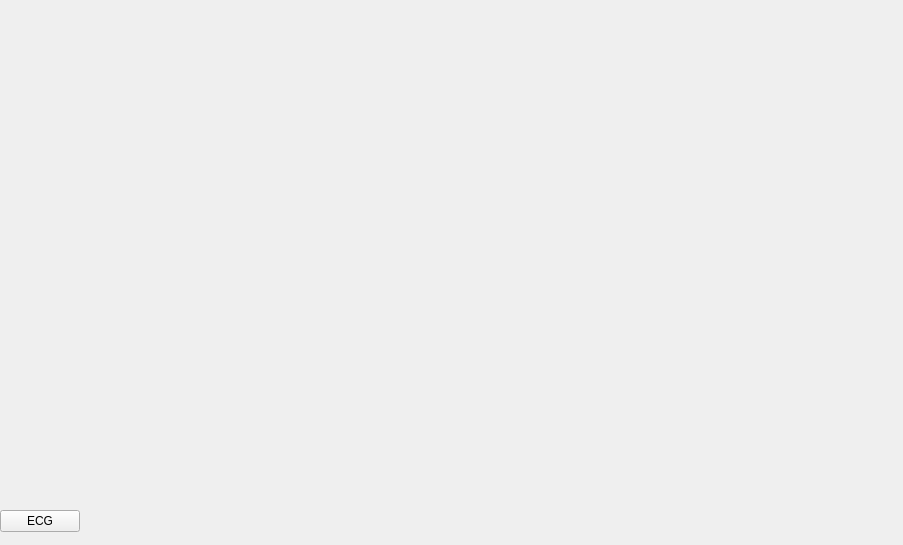
<?xml version="1.0" encoding="UTF-8"?>
<ui version="4.0">
 <class>PfAblationContent</class>
 <widget class="QWidget" name="PfAblationContent">
  <property name="geometry">
   <rect>
    <x>0</x>
    <y>0</y>
    <width>903</width>
    <height>545</height>
   </rect>
  </property>
  <property name="windowTitle">
   <string>Form</string>
  </property>
  <widget class="QWidget" name="layoutWidget">
   <property name="geometry">
    <rect>
     <x>0</x>
     <y>10</y>
     <width>901</width>
     <height>531</height>
    </rect>
   </property>
   <layout class="QGridLayout" name="gridLayout_3">
    <item row="0" column="0">
     <layout class="QHBoxLayout" name="horizontalLayout">
      <item>
       <spacer name="horizontalSpacer_3">
        <property name="orientation">
         <enum>Qt::Horizontal</enum>
        </property>
        <property name="sizeHint" stdset="0">
         <size>
          <width>40</width>
          <height>20</height>
         </size>
        </property>
       </spacer>
      </item>
      <item>
       <widget class="RingElectrodeBar" name="widget_ringElectrode" native="true">
        <property name="minimumSize">
         <size>
          <width>400</width>
          <height>400</height>
         </size>
        </property>
        <property name="maximumSize">
         <size>
          <width>600</width>
          <height>600</height>
         </size>
        </property>
       </widget>
      </item>
      <item>
       <spacer name="horizontalSpacer_4">
        <property name="orientation">
         <enum>Qt::Horizontal</enum>
        </property>
        <property name="sizeHint" stdset="0">
         <size>
          <width>40</width>
          <height>20</height>
         </size>
        </property>
       </spacer>
      </item>
     </layout>
    </item>
    <item row="1" column="0">
     <layout class="QGridLayout" name="gridLayout_2">
      <item row="0" column="0">
       <layout class="QVBoxLayout" name="verticalLayout">
        <item>
         <widget class="QWidget" name="widget_ecg" native="true"/>
        </item>
       </layout>
      </item>
      <item row="1" column="0">
       <layout class="QGridLayout" name="gridLayout">
        <item row="0" column="0">
         <widget class="QPushButton" name="pushButton">
          <property name="text">
           <string>ECG</string>
          </property>
         </widget>
        </item>
        <item row="0" column="1">
         <spacer name="horizontalSpacer">
          <property name="orientation">
           <enum>Qt::Horizontal</enum>
          </property>
          <property name="sizeHint" stdset="0">
           <size>
            <width>40</width>
            <height>20</height>
           </size>
          </property>
         </spacer>
        </item>
        <item row="0" column="2">
         <widget class="QWidget" name="widget_2" native="true">
          <property name="minimumSize">
           <size>
            <width>400</width>
            <height>40</height>
           </size>
          </property>
          <property name="maximumSize">
           <size>
            <width>400</width>
            <height>40</height>
           </size>
          </property>
         </widget>
        </item>
        <item row="0" column="3">
         <spacer name="horizontalSpacer_2">
          <property name="orientation">
           <enum>Qt::Horizontal</enum>
          </property>
          <property name="sizeHint" stdset="0">
           <size>
            <width>40</width>
            <height>20</height>
           </size>
          </property>
         </spacer>
        </item>
       </layout>
      </item>
     </layout>
    </item>
   </layout>
  </widget>
 </widget>
 <customwidgets>
  <customwidget>
   <class>RingElectrodeBar</class>
   <extends>QWidget</extends>
   <header>../toolbar/RingElectrodebar/ringelectrodebar.h</header>
   <container>1</container>
  </customwidget>
 </customwidgets>
 <resources/>
 <connections/>
</ui>
